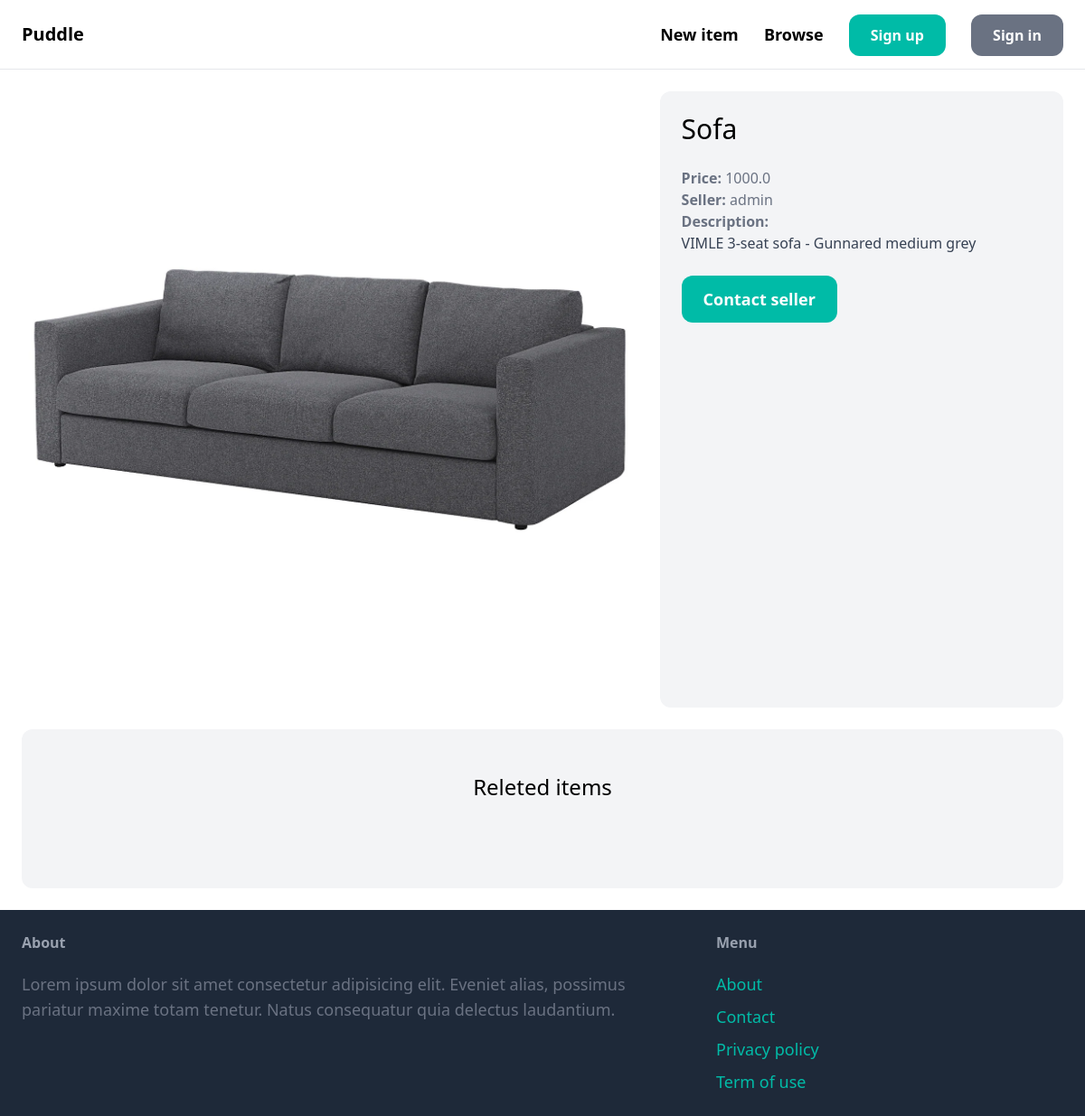
Screenshot of /items/2/ with the database file from the repository.
### item/models.py (models this page shows, shortened)
class Item(models.Model):
    category=models.ForeignKey(Category,related_name='items',on_delete=models.CASCADE)
    name=models.CharField(max_length=255)
    description=models.TextField(blank=True,null=True)
    price=models.FloatField()
    image=models.ImageField(upload_to='item_images',blank=True,null=True)
    is_sold=models.BooleanField(default=False)
    created_by=models.ForeignKey(User,related_name='items',on_delete=models.CASCADE)
    created_at=models.DateTimeField(auto_now_add=True)

### item/views.py (the view)
# urls.py: path('<int:pk>/', views.details, name='detail')
def details(request,pk):
    item=get_object_or_404(Item,pk=pk)
    related_items=Item.objects.filter(category=item.category,is_sold=False).exclude(pk=pk)[0:3]
    return render(request,'item/detail.html',{
        'item':item,
        'related_items':related_items
    })

### item/templates/item/detail.html (shortened to what this page needs)
{% extends 'core/base.html' %}
{% block content %}
<div class="grid grid-cols-5 gap-6">
    <div class="col-span-3">
        <img src="{{ item.image.url }}" alt="{{ item.name }}" class="rounded">
    </div>
    <div class="col-span-2 p-6 bg-gray-100 rounded-xl">
        <h1 class="mb-6 text-3xl">{{ item.name }}</h1>
        <p class="text-gray-500"><strong>Price: </strong>{{ item.price }}</p>
        <p class="text-gray-500"><strong>Seller: </strong>{{ item.created_by.username }}</p>
        {% if item.description %}
        <p class="text-gray-700">
            <strong class="text-gray-500">Description:</strong><br>
            {{ item.description }}
        </p>
        {% endif %}
        <a href="#"
            class="inline-block mt-6 px-6 py-3 text-lg font-semibold bg-teal-500 text-white hover:bg-teal-700 rounded-xl">Contact
            seller</a>
    </div>
</div>
<div class="mt-6 px-6 py-12 bg-gray-100 rounded-xl">
    <h2 class="mb-12 text-2xl text-center">Releted items</h2>
</div>
{% endblock %}

### rows the page displays
Item: image (picture), name "Sofa", price "1000.0", created_by.username "admin", description "VIMLE 3-seat sofa - Gunnared medium grey"
